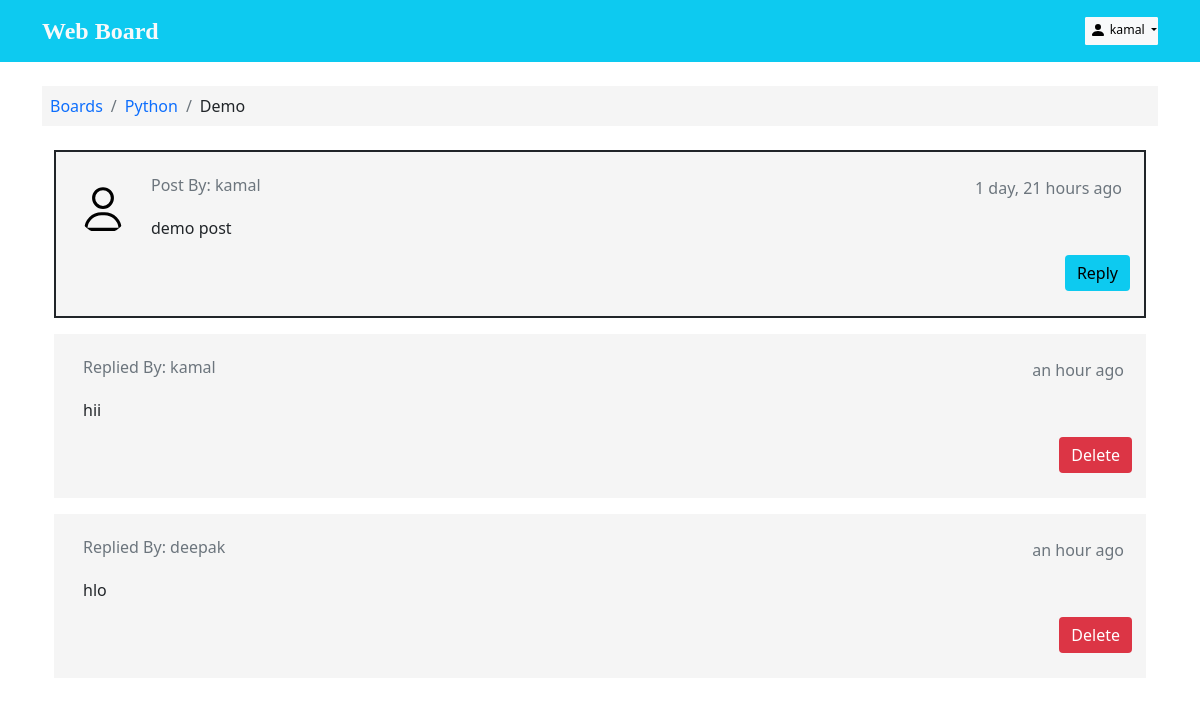
Page /Python/Demo/50/post/ (signed in) on the committed database.
### boards/models.py (models this page shows, shortened)
class Topic(models.Model):
    subject = models.CharField(max_length=99)
    created_at = models.DateTimeField(auto_now_add=True)
    board = models.ForeignKey(Board, on_delete=models.CASCADE, related_name='topics')
    starter = models.ForeignKey(User, on_delete= models.CASCADE, related_name='topics')
    message = models.TextField(max_length=250)

class Board(models.Model):
    name = models.CharField(max_length=15, unique=True)
    description = models.CharField(max_length=200)
    def __str__(self):
        return self.name

class Post(models.Model):
    message = models.TextField(max_length=250)
    topic = models.ForeignKey(Topic, on_delete=models.CASCADE, related_name='post_topic')
    created_at = models.DateTimeField(auto_now_add=True)
    updated_at = models.DateTimeField(null=True)
    created_by = models.ForeignKey(User, on_delete= models.CASCADE, related_name='post')
    updated_by = models.ForeignKey(User, on_delete= models.CASCADE,null=True, related_name='+' )

### boards/views.py (the view)
# urls.py: url(r'^delete-post/(?P<id>\d+)$', views.delete_post, name='delete-post'),
def post(request, board_name, topic_subject, topic_pk):
    topic = Topic.objects.get(pk=topic_pk)
    post = Post.objects.filter(topic__pk=topic_pk)
    post_form = PostForm()
    ctx = {'topic': topic,'post':post, 'post_form':post_form, 'login_form':loginform, 'signup_form': signupform}
    return render(request, 'topic_post.html', ctx )

### templates/topic_post.html (shortened to what this page needs)
{% extends 'base.html' %}
{% load static %}
{% load custom_tags %}
{% load humanize %}
{% block head %}
<link rel="stylesheet" href="{% static 'css/index.css' %}">
{% endblock %}
{% block content %}
<div class="container">
  <ol class="breadcrumb my-4 p-2" style="background-color: whitesmoke;" >
    <li class="breadcrumb-item"> <a class="text-decoration-none" href="{% url 'boards:home' %}"> Boards</a></li>
    <li class="breadcrumb-item "> <a class="text-decoration-none" href="{% url 'boards:topic-list' topic.board %}">{{topic.board}}</a></li>
    <li class="breadcrumb-item">{{topic.subject}}</li>
  </ol>
{% for item in topic.post_topic.all %}
<div class="container mb-3" {% if not forloop.first %} id='reply' {% endif %} >
      <div class="card {% if forloop.first %} border border-2 border-dark {% endif %} ">
          <div class="comment-widgets mb-0 ">
              <div class="d-flex flex-row comment-row m-t-0">
                {% if forloop.first %}
                  <div class="p-2"><img src="{% static 'images/avatar.svg' %}" alt="user" width="50" class="rounded-circle"></div>
                  {% endif %}
                  <div class="comment-text w-100">
                    <div class='d-flex justify-content-between'>
                      <h6 class="font-medium text-muted">{% if forloop.first %} Post By: {% else %}Replied By: {% endif %} {{ item.created_by }}</h6>
                      <p class="text-muted text-end mx-2">{{ item.created_at|naturaltime }}</p>
                    </div>
                      <span class="m-b-15 d-block">{{ item.message }}</span>
                      <div class="text-end">
                      {% if item.created_by == request.user or user.is_superuser %}
                        {% if not forloop.first %}
                        <a href="{% url 'boards:delete-post' item.id %}" type="button" class="btn btn-danger border-0 text-decoration-none">Delete</a>
                        {% endif %}
                      {% endif %}
                      {% if forloop.first %}
                        {% if user.is_authenticated %}
                        <button type="button" class="btn btn-info border-0" data-bs-toggle="modal" data-bs-target="#replytopic">Reply</button>
                        {% else %}
                        <button type="button"  data-bs-toggle="modal" data-bs-target="#login"  class="btn btn-info">Reply</button>
                        {% endif %}
                      {% endif %}
                      </div>
                  </div>
              </div>
          </div>
      </div>
 </div>
{% endfor %}
</div>
{% endblock %}

### templates/header.html (shortened to what this page needs)
<nav class="navbar navbar-light bg-info text-light p-2">
    <div class="container">
      <a class="navbar-brand text-light" href="{% url 'boards:home'%}" style="font-family: papyrus;  font-weight: bolder; font-size: 1.5rem;">Web Board</a>
    <div>
    {% if  user.is_authenticated %}
    <div class="btn-group">
      <button class="btn btn-light btn-sm dropdown-toggle p-0" type="button" id="dropdownMenuClickableOutside" data-bs-toggle="dropdown" data-bs-auto-close="inside" aria-expanded="false">
        <svg xmlns="http://www.w3.org/2000/svg" width="16" height="18" fill="currentColor" class="bi bi-person-fill mb-2 mx-1" viewBox="0 0 16 10">
          <path d="M3 14s-1 0-1-1 1-4 6-4 6 3 6 4-1 1-1 1H3zm5-6a3 3 0 1 0 0-6 3 3 0 0 0 0 6z"/>
        </svg>{{ request.user }}
      </button>
    </div>
      {% else%}
      <btn class="btn bg-secondary btn-sm px-3 mx-2 text-decoration-none text-light" data-bs-toggle="modal"
      data-bs-target="#login">Log In</btn>
     <btn class="btn bg-primary btn-sm px-3 text-decoration-none text-light" data-bs-toggle="modal"
      data-bs-target="#signup">Sign Up</btn>
    {% endif%}
      </div>
    </div>
  </nav>

### static/css/index.css (style rules this page uses)
.card { position: relative; display: -webkit-box; display: -ms-flexbox; display: flex; -webkit-box-orient: vertical; -webkit-box-direction: normal; -ms-flex-direction: column; flex-direction: column; min-width: 0; word-wrap: break-word; background-color: whitesmoke; background-clip: border-box; border: 0px solid transparent; border-radius: 0px }
.comment-widgets { position: relative; margin-bottom: 10px }
.comment-widgets .comment-row { border-bottom: 1px solid transparent; padding: 14px; display: -webkit-box; display: -ms-flexbox; display: flex; margin: 10px 0 }
.p-2 { padding: 0.5rem !important }
.comment-text { padding-left: 15px }
.w-100 { width: 100% !important }
.m-b-15 { margin-bottom: 15px }
.btn-sm { padding: 0.25rem 0.5rem; font-size: 0.76563rem; line-height: 1.5; border-radius: 1px }

### rows in the picture
Topic: board "Python", subject "Demo"
Post: shows "Post By:", created_by "kamal", created_at "1 day, 21 hours ago", message "demo post", shows "Reply"
Post: shows "Replied By:", created_by "kamal", created_at "an hour ago", message "hii", shows "Delete"
Post: shows "Replied By:", created_by "deepak", created_at "an hour ago", message "hlo", shows "Delete"

### other values in the picture
{{ request.user }} "kamal"
